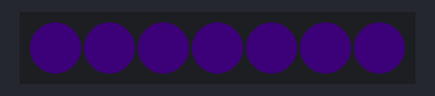
Simulated run of this program. Board: CircuitPython board. Parts: 7 RGB LEDs in strip order, left to right. Dim RGB values are drawn brighter than linear.

Above: at 0.01 s.
At 38.26 s:
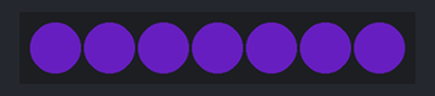
Timing chart, 0 to 40.0 s (numbered marks = the images above):
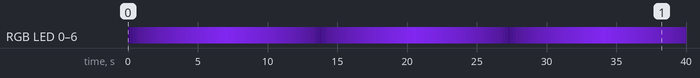

The program:

code.py
```python
# show a pulsing animation, synced on all LEDs

import time
import board
import neopixel

color = 0x6E22CD

pixels = neopixel.NeoPixel(board.D2, 7, brightness = 1, auto_write = False, pixel_order = neopixel.GRBW)

curr_brightness = 0
increasing = True
pixels.fill(color)
pixels.show()

# simple breathing animation
while True:
  if increasing and curr_brightness < 1:
    curr_brightness += 0.01
    pixels.brightness = curr_brightness
    pixels.show()
  elif not increasing and curr_brightness > 0.05:
    curr_brightness -= 0.01
    pixels.brightness = curr_brightness
    pixels.show()
  else:
    increasing = not increasing
  time.sleep(0.07)
```
